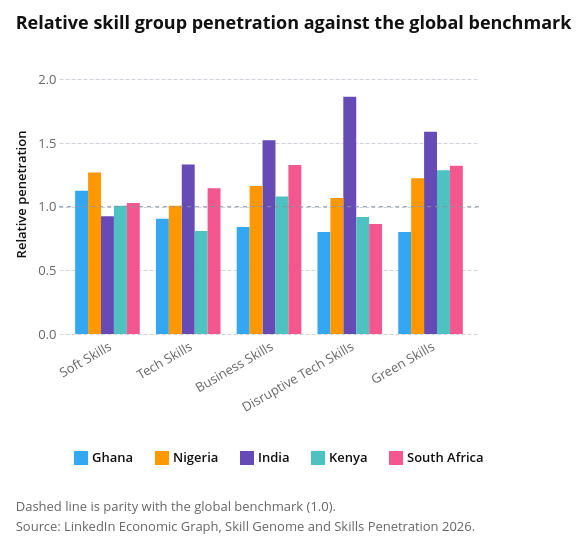

Write notebook code for a chart like this one.
### Code cell
def plot_country_penetration(data, width=420, height=280):
    """Relative skill-group penetration for the selected countries."""
    countries = [c for c in COUNTRIES if c in set(data["Country"])]
    highlight = alt.selection_point(fields=["Country"], bind="legend", name="pick")
    top = data["Relative"].max() * 1.08

    bars = (
        alt.Chart(data)
        .mark_bar()
        .encode(
            x=alt.X(
                "Skill:N",
                title=None,
                sort=SKILL_ORDER,
                axis=alt.Axis(labelAngle=-30),
            ),
            xOffset=alt.XOffset("Country:N", sort=countries),
            y=alt.Y(
                "mean(Relative):Q",
                title="Relative penetration",
                scale=alt.Scale(domain=[0, top]),
            ),
            color=alt.Color("Country:N", scale=skill_scale(countries), title=None),
            opacity=alt.when(highlight).then(alt.value(1)).otherwise(alt.value(0.25)),
            tooltip=[
                "Country:N",
                "Skill:N",
                alt.Tooltip("mean(Relative):Q", format=".2f", title="Relative"),
            ],
        )
        .add_params(highlight)
    )

    parity = (
        alt.Chart(data)
        .transform_aggregate(_rows="count()")
        .mark_rule(color=attaviz.REFERENCE, strokeDash=[4, 4])
        .encode(y=alt.datum(BENCHMARK))
    )

    chart = alt.layer(bars, parity).properties(
        width=width,
        height=height,
        title="Relative skill group penetration against the global benchmark",
    )
    return attaviz.add_caption(
        chart,
        [
            "Dashed line is parity with the global benchmark (1.0).",
            f"{SKILLS_NOTE}",
        ],
        align="left",
    )


plot_country_penetration(skill_penetration)

### Figure 1 — Vega specification as saved in the notebook (floating-point values rounded to 4 significant figures)
{"$schema": "https://vega.github.io/schema/vega/v6.json", "data": [{"name": "pick_store"}, {"name": "source_0"}, {"name": "data_0"}, {"name": "data_1", "values": [{"Country": "Ghana", "Skill": "Business Skills", "mean_Relative": 0.841}, {"Country": "Ghana", "Skill": "Disruptive Tech Skills", "mean_Relative": 0.802}, {"Country": "Ghana", "Skill": "Green Skills", "mean_Relative": 0.802}, {"Country": "Ghana", "Skill": "Soft Skills", "mean_Relative": 1.126}, {"Country": "Ghana", "Skill": "Tech Skills", "mean_Relative": 0.906}, {"Country": "India", "Skill": "Business Skills", "mean_Relative": 1.523}, {"Country": "India", "Skill": "Disruptive Tech Skills", "mean_Relative": 1.865}, {"Country": "India", "Skill": "Green Skills", "mean_Relative": 1.59}, {"Country": "India", "Skill": "Soft Skills", "mean_Relative": 0.925}, {"Country": "India", "Skill": "Tech Skills", "mean_Relative": 1.332}, {"Country": "Kenya", "Skill": "Business Skills", "mean_Relative": 1.08}, {"Country": "Kenya", "Skill": "Disruptive Tech Skills", "mean_Relative": 0.92}, {"Country": "Kenya", "Skill": "Green Skills", "mean_Relative": 1.286}, {"Country": "Kenya", "Skill": "Soft Skills", "mean_Relative": 1.007}, {"Country": "Kenya", "Skill": "Tech Skills", "mean_Relative": 0.81}, {"Country": "Nigeria", "Skill": "Business Skills", "mean_Relative": 1.162}, {"Country": "Nigeria", "Skill": "Disruptive Tech Skills", "mean_Relative": 1.069}, {"Country": "Nigeria", "Skill": "Green Skills", "mean_Relative": 1.224}, {"Country": "Nigeria", "Skill": "Soft Skills", "mean_Relative": 1.269}, {"Country": "Nigeria", "Skill": "Tech Skills", "mean_Relative": 1.008}, {"Country": "South Africa", "Skill": "Business Skills", "mean_Relative": 1.328}, {"Country": "South Africa", "Skill": "Disruptive Tech Skills", "mean_Relative": 0.865}, {"Country": "South Africa", "Skill": "Green Skills", "mean_Relative": 1.322}, {"Country": "South Africa", "Skill": "Soft Skills", "mean_Relative": 1.03}, {"Country": "South Africa", "Skill": "Tech Skills", "mean_Relative": 1.145}]}, {"name": "data_2", "values": [{"_rows": 25}]}, {"name": "data_0_xOffset_domain_Country", "values": [{"Country": "Ghana", "sort_field": 0.0}, {"Country": "India", "sort_field": 2.0}, {"Country": "Kenya", "sort_field": 3.0}, {"Country": "Nigeria", "sort_field": 1.0}, {"Country": "South Africa", "sort_field": 4.0}]}, {"name": "data_0_concat_0_x_domain_Skill", "values": [{"Skill": "Business Skills", "sort_field": 2.0}, {"Skill": "Disruptive Tech Skills", "sort_field": 3.0}, {"Skill": "Green Skills", "sort_field": 4.0}, {"Skill": "Soft Skills", "sort_field": 0.0}, {"Skill": "Tech Skills", "sort_field": 1.0}]}], "signals": [{"name": "childHeight", "value": 280}, {"name": "unit", "value": {}, "on": [{"events": "pointermove", "update": "isTuple(group()) ? group() : unit"}]}, {"name": "pick_Country_legend", "value": null, "on": [{"events": [{"source": "view", "markname": "Country_legend_symbols", "type": "click"}, {"source": "view", "markname": "Country_legend_labels", "type": "click"}, {"source": "view", "markname": "Country_legend_entries", "type": "click"}], "update": "isDefined(datum.value) ? datum.value : item().items[0].items[0].datum.value", "force": true}, {"events": [{"source": "view", "type": "click"}], "update": "!event.item || !datum ? null : pick_Country_legend", "force": true}]}, {"name": "pick", "update": "vlSelectionResolve(\"pick_store\", \"union\", true, true)"}], "marks": [{"type": "group", "name": "concat_0_group", "encode": {"update": {"height": {"signal": "childHeight"}, "width": {"signal": "width"}}}, "signals": [{"name": "pick_tuple", "update": "pick_Country_legend !== null ? {fields: pick_tuple_fields, values: [pick_Country_legend]} : null"}, {"name": "pick_tuple_fields", "value": [{"type": "E", "field": "Country"}]}, {"name": "pick_toggle", "value": false, "on": [{"events": {"merge": [{"source": "view", "type": "click"}]}, "update": "event.shiftKey"}]}, {"name": "pick_modify", "on": [{"events": {"signal": "pick_tuple"}, "update": "modify(\"pick_store\", pick_toggle ? null : pick_tuple, pick_toggle ? null : true, pick_toggle ? pick_tuple : null)"}]}], "marks": [{"type": "rect", "name": "view_c297d23a398cbfda_0_marks", "from": {"data": "data_1"}, "encode": {"update": {"cornerRadiusTopLeft": {"value": 0}, "y": {"field": "mean_Relative", "scale": "concat_0_y"}, "tooltip": {"signal": "{\"Country\": isValid(datum[\"Country\"]) ? isArray(datum[\"Country\"]) ? join(datum[\"Country\"], '\\n') : datum[\"Country\"] : \"\"+datum[\"Country\"], \"Skill\": isValid(datum[\"Skill\"]) ? isArray(datum[\"Skill\"]) ? join(datum[\"Skill\"], '\\n') : datum[\"Skill\"] : \"\"+datum[\"Skill\"], \"Relative\": format(datum[\"mean_Relative\"], \".2f\")}"}, "x": {"field": "Skill", "scale": "concat_0_x", "offset": {"field": "Country", "scale": "xOffset"}}, "y2": {"value": 0, "scale": "concat_0_y"}, "fill": {"field": "Country", "scale": "color"}, "cornerRadiusTopRight": {"value": 0}, "opacity": [{"value": 1, "test": "!length(data(\"pick_store\")) || vlSelectionTest(\"pick_store\", datum)"}, {"value": 0.25}], "width": {"signal": "max(0.25, bandwidth('xOffset'))"}}}, "interactive": true, "style": ["bar"]}, {"type": "rule", "name": "concat_0_layer_1_marks", "from": {"data": "data_2"}, "encode": {"update": {"strokeDash": {"value": [4, 4]}, "y": {"value": 1, "scale": "concat_0_y"}, "stroke": {"value": "#8A969F"}, "x": {"field": {"signal": null, "datum": null, "group": "width", "parent": null}}, "x2": {"value": 0}}}, "style": ["rule"], "interactive": false}], "axes": [{"scale": "concat_0_y", "aria": false, "grid": true, "minExtent": 0, "gridScale": "concat_0_x", "zindex": 0, "orient": "left", "ticks": false, "tickCount": 5, "maxExtent": 0, "labels": false, "domain": false}, {"scale": "concat_0_x", "labelAlign": "right", "labelBaseline": "top", "labelPadding": 6, "labelAngle": 330, "zindex": 0, "tickCount": 5, "orient": "bottom", "grid": false, "tickSize": 0}, {"scale": "concat_0_y", "title": "Relative penetration", "tickCount": 5, "orient": "left", "labelOverlap": true, "zindex": 0, "grid": false}], "title": {"text": "Relative skill group penetration against the global benchmark", "anchor": "start", "offset": 21}, "style": "cell"}], "scales": [{"name": "xOffset", "type": "band", "domain": {"data": "data_0_xOffset_domain_Country", "field": "Country", "sort": {"op": "max", "field": "sort_field"}}, "range": [0, {"signal": "bandwidth('concat_0_x')"}]}, {"name": "color", "type": "ordinal", "domain": ["Ghana", "Nigeria", "India", "Kenya", "South Africa"], "range": ["#34A7F2", "#FF9800", "#664AB6", "#4EC2C0", "#F3578E"]}, {"name": "concat_0_x", "type": "band", "domain": {"data": "data_0_concat_0_x_domain_Skill", "field": "Skill", "sort": {"op": "max", "field": "sort_field"}}, "range": [0, {"signal": "width"}], "paddingOuter": 0.2, "paddingInner": 0.2}, {"name": "concat_0_y", "type": "linear", "domain": [0, 2.014], "range": [{"signal": "childHeight"}, 0], "zero": true, "nice": true}], "title": {"text": ["Dashed line is parity with the global benchmark (1.0).", "Source: LinkedIn Economic Graph, Skill Genome and Skills Penetration 2026."], "fontSize": 13, "lineHeight": 20, "font": "Open Sans, sans-serif", "color": "#666666", "anchor": "start", "fontWeight": 400, "orient": "bottom", "offset": 21}, "layout": {"padding": 18, "columns": 1, "bounds": "full", "align": "each"}, "padding": 15, "legends": [{"fill": "color", "direction": "horizontal", "symbolType": "square", "encode": {"labels": {"name": "Country_legend_labels", "interactive": true, "update": {"opacity": [{"test": "(!length(data(\"pick_store\")) || (pick[\"Country\"] && indexof(pick[\"Country\"], datum.value) >= 0))", "value": 1}, {"value": 0.35}], "cursor": {"value": "pointer"}}}, "symbols": {"name": "Country_legend_symbols", "interactive": true, "update": {"opacity": [{"test": "(!length(data(\"pick_store\")) || (pick[\"Country\"] && indexof(pick[\"Country\"], datum.value) >= 0))", "value": 1}, {"value": 0.35}], "cursor": {"value": "pointer"}}}, "entries": {"name": "Country_legend_entries", "interactive": true, "update": {"fill": {"value": "transparent"}, "cursor": {"value": "pointer"}}}}}], "width": 420, "config": {"range": {"category": ["#34A7F2", "#FF9800", "#664AB6", "#4EC2C0", "#F3578E", "#081079", "#0C7C68", "#AA0000", "#DDDA21"], "diverging": ["#920000", "#BD6126", "#E3A763", "#EFEFEF", "#80BDE7", "#3587C3", "#025288"], "heatmap": ["#E3F6FD", "#75CCEC", "#089BD4", "#0169A1", "#023B6F"], "ordinal": ["#E3F6FD", "#75CCEC", "#089BD4", "#0169A1", "#023B6F"], "ramp": ["#E3F6FD", "#75CCEC", "#089BD4", "#0169A1", "#023B6F"]}, "mark": {"tooltip": true}, "axis": {"domain": false, "grid": true, "gridColor": "#CED4DE", "gridDash": [4, 2], "gridWidth": 1, "labelFont": "Open Sans, sans-serif", "labelFontSize": 13, "labelFontWeight": 400, "labelColor": "#666666", "labelPadding": 3, "tickColor": "#CED4DE", "tickSize": 5, "tickCount": 5, "titleFont": "Open Sans, sans-serif", "titleFontSize": 13, "titleFontWeight": 600, "titleColor": "#111111", "titlePadding": 9}, "axisBand": {"labelPadding": 6, "tickSize": 0}, "axisX": {"grid": false, "tickSize": 0, "labelAngle": 0}, "axisY": {"domain": false, "ticks": false, "gridColor": "#CED4DE", "gridDash": [4, 2], "gridWidth": 1}, "legend": {"labelFont": "Open Sans, sans-serif", "labelFontSize": 13, "labelFontWeight": 600, "labelColor": "#111111", "titleFont": "Open Sans, sans-serif", "titleFontSize": 13, "titleFontWeight": 600, "titleColor": "#111111", "titlePadding": 3, "symbolSize": 196, "symbolStrokeWidth": 0, "padding": 15, "offset": 21, "columnPadding": 21, "orient": "bottom", "labelLimit": 200, "titleLimit": 200}, "style": {"cell": {"stroke": null}, "arc": {"stroke": "white", "strokeWidth": 1}, "area": {"opacity": 0.7}, "bar": {"cornerRadiusEnd": 0}, "line": {"strokeWidth": 4, "strokeCap": "round", "strokeJoin": "round"}, "point": {"size": 60, "stroke": "white", "strokeWidth": 1}, "rect": {"stroke": "#8A969F", "strokeWidth": 0.5}, "circle": {"stroke": "white", "strokeWidth": 1}, "square": {"stroke": "white", "strokeWidth": 1}, "geoshape": {"stroke": "#666666", "strokeWidth": 0.3, "strokeJoin": "round", "strokeCap": "round"}, "group-title": {"font": "Open Sans, sans-serif", "fontSize": 18, "fontWeight": 700, "lineHeight": 22, "fill": "#111111"}}, "title": {"subtitleColor": "#666666", "subtitleFont": "Open Sans, sans-serif", "subtitleFontSize": 15, "subtitleFontWeight": 400, "subtitleLineHeight": 18, "subtitlePadding": 3}}, "background": "white"}
